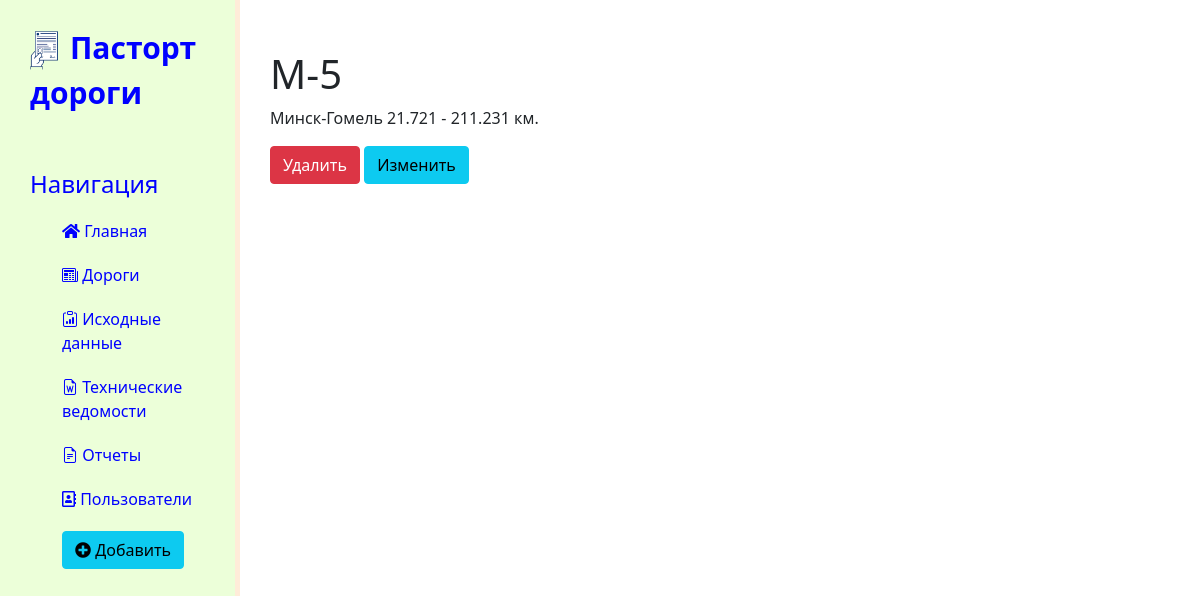
Screenshot of /news/1 with the database file from the repository.
### news/models.py (models this page shows, shortened)
class Articles(models.Model):
    troad = models.CharField('Титул дороги', max_length=10)
    nroad = models.CharField('Тиутльное наименование дороги', max_length=250)
    n_km = models.DecimalField('Начало участка', max_digits=7, decimal_places=3)
    k_km = models.DecimalField('Конец участка', max_digits=7, decimal_places=3)
    class Meta:
        verbose_name = 'Дорога'
        verbose_name_plural = 'Дороги'

### news/views.py (the view)
# urls.py: path('<int:pk>',views.NewsDetailView.as_view(), name='news-datail'),
class NewsDetailView(DetailView):
    model = Articles
    template_name = 'news/detail_view.html'
    context_object_name = 'article'

### news/templates/news/detail_view.html (shortened to what this page needs)
{% extends 'main/layout.html' %}
{% block  content %}
    <div class="features">
        <h1>{{ article.troad }}</h1>
        <p>{{ article.nroad }} {{ article.n_km}} {{'-'}} {{article.k_km }} {{'км.'}}</p>
        <a href="{% url 'news-delete' article.id %}" class="btn btn-danger">Удалить</a>
        <a href="{% url 'news-update' article.id %}" class="btn btn-info">Изменить</a>
    </div>
{% endblock %}

### main/static/main/css/main.css (style rules this page uses)
body { background: #FFFFFF; }
main .features { float: left; margin-top: 50px; margin-left: 30px; }

### rows the page displays
Articles: troad "М-5", nroad "Минск-Гомель", n_km "21.721", k_km "211.231"

### other values shown
{{ '-' }} "-"
{{ 'км.' }} "км."
